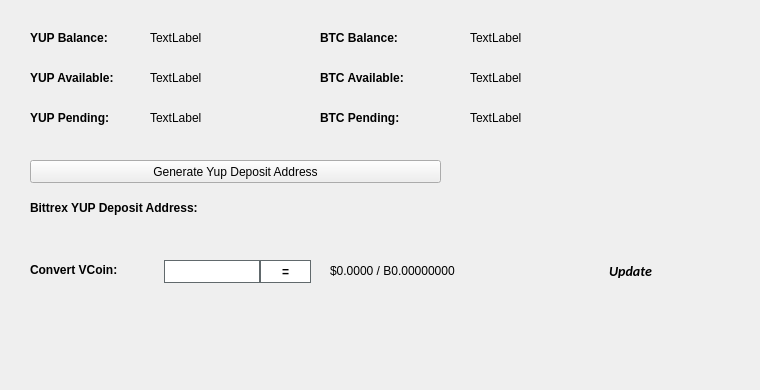
   <widget class="QWidget" name="BalanceTab">
    <attribute name="title">
     <string>Balance</string>
    </attribute>
    <widget class="QLabel" name="BitcoinBalanceLabel">
     <property name="geometry">
      <rect>
       <x>470</x>
       <y>30</y>
       <width>150</width>
       <height>16</height>
      </rect>
     </property>
     <property name="text">
      <string>TextLabel</string>
     </property>
    </widget>
    <widget class="QLabel" name="YUPBalanceLabel">
     <property name="geometry">
      <rect>
       <x>150</x>
       <y>30</y>
       <width>150</width>
       <height>16</height>
      </rect>
     </property>
     <property name="text">
      <string>TextLabel</string>
     </property>
    </widget>
    <widget class="QLabel" name="label_11">
     <property name="geometry">
      <rect>
       <x>30</x>
       <y>30</y>
       <width>101</width>
       <height>16</height>
      </rect>
     </property>
     <property name="font">
      <font>
       <weight>75</weight>
       <bold>true</bold>
      </font>
     </property>
     <property name="text">
      <string>YUP Balance:</string>
     </property>
    </widget>
    <widget class="QLabel" name="label_12">
     <property name="geometry">
      <rect>
       <x>320</x>
       <y>30</y>
       <width>101</width>
       <height>16</height>
      </rect>
     </property>
     <property name="font">
      <font>
       <weight>75</weight>
       <bold>true</bold>
      </font>
     </property>
     <property name="text">
      <string>BTC Balance:</string>
     </property>
    </widget>
    <widget class="QLabel" name="YUPAvailableLabel_2">
     <property name="geometry">
      <rect>
       <x>150</x>
       <y>70</y>
       <width>150</width>
       <height>16</height>
      </rect>
     </property>
     <property name="text">
      <string>TextLabel</string>
     </property>
    </widget>
    <widget class="QLabel" name="label_13">
     <property name="geometry">
      <rect>
       <x>30</x>
       <y>70</y>
       <width>111</width>
       <height>16</height>
      </rect>
     </property>
     <property name="font">
      <font>
       <weight>75</weight>
       <bold>true</bold>
      </font>
     </property>
     <property name="text">
      <string>YUP Available:</string>
     </property>
    </widget>
    <widget class="QLabel" name="label_14">
     <property name="geometry">
      <rect>
       <x>30</x>
       <y>110</y>
       <width>101</width>
       <height>16</height>
      </rect>
     </property>
     <property name="font">
      <font>
       <weight>75</weight>
       <bold>true</bold>
      </font>
     </property>
     <property name="text">
      <string>YUP Pending:</string>
     </property>
    </widget>
    <widget class="QLabel" name="YUPPendingLabel">
     <property name="geometry">
      <rect>
       <x>150</x>
       <y>110</y>
       <width>150</width>
       <height>16</height>
      </rect>
     </property>
     <property name="text">
      <string>TextLabel</string>
     </property>
    </widget>
    <widget class="QLabel" name="label_15">
     <property name="geometry">
      <rect>
       <x>320</x>
       <y>70</y>
       <width>111</width>
       <height>16</height>
      </rect>
     </property>
     <property name="font">
      <font>
       <weight>75</weight>
       <bold>true</bold>
      </font>
     </property>
     <property name="text">
      <string>BTC Available:</string>
     </property>
    </widget>
    <widget class="QLabel" name="BitcoinAvailableLabel">
     <property name="geometry">
      <rect>
       <x>470</x>
       <y>70</y>
       <width>150</width>
       <height>16</height>
      </rect>
     </property>
     <property name="text">
      <string>TextLabel</string>
     </property>
    </widget>
    <widget class="QLabel" name="label_31">
     <property name="geometry">
      <rect>
       <x>320</x>
       <y>110</y>
       <width>111</width>
       <height>16</height>
      </rect>
     </property>
     <property name="font">
      <font>
       <weight>75</weight>
       <bold>true</bold>
      </font>
     </property>
     <property name="text">
      <string>BTC Pending:</string>
     </property>
    </widget>
    <widget class="QLabel" name="BitcoinPendingLabel">
     <property name="geometry">
      <rect>
       <x>470</x>
       <y>110</y>
       <width>150</width>
       <height>16</height>
      </rect>
     </property>
     <property name="text">
      <string>TextLabel</string>
     </property>
    </widget>
    <widget class="QLabel" name="label_33">
     <property name="geometry">
      <rect>
       <x>30</x>
       <y>200</y>
       <width>221</width>
       <height>16</height>
      </rect>
     </property>
     <property name="font">
      <font>
       <weight>75</weight>
       <bold>true</bold>
      </font>
     </property>
     <property name="text">
      <string>Bittrex YUP Deposit Address:</string>
     </property>
    </widget>
    <widget class="QPushButton" name="GenDepositBTN">
     <property name="geometry">
      <rect>
       <x>30</x>
       <y>160</y>
       <width>411</width>
       <height>23</height>
      </rect>
     </property>
     <property name="text">
      <string>Generate Yup Deposit Address</string>
     </property>
     <property name="icon">
      <iconset resource="../yup.qrc">
       <normaloff>:/icons/bitcoin</normaloff>:/icons/bitcoin</iconset>
     </property>
    </widget>
    <widget class="QLabel" name="DepositAddressLabel">
     <property name="geometry">
      <rect>
       <x>200</x>
       <y>200</y>
       <width>261</width>
       <height>16</height>
      </rect>
     </property>
     <property name="palette">
      <palette>
       <active>
        <colorrole role="WindowText">
         <brush brushstyle="SolidPattern">
          <color alpha="255">
           <red>0</red>
           <green>0</green>
           <blue>0</blue>
          </color>
         </brush>
        </colorrole>
        <colorrole role="Text">
         <brush brushstyle="SolidPattern">
          <color alpha="255">
           <red>0</red>
           <green>0</green>
           <blue>255</blue>
          </color>
         </brush>
        </colorrole>
       </active>
       <inactive>
        <colorrole role="WindowText">
         <brush brushstyle="SolidPattern">
          <color alpha="255">
           <red>0</red>
           <green>0</green>
           <blue>0</blue>
          </color>
         </brush>
        </colorrole>
        <colorrole role="Text">
         <brush brushstyle="SolidPattern">
          <color alpha="255">
           <red>0</red>
           <green>0</green>
           <blue>255</blue>
          </color>
         </brush>
        </colorrole>
       </inactive>
       <disabled>
        <colorrole role="WindowText">
         <brush brushstyle="SolidPattern">
          <color alpha="255">
           <red>120</red>
           <green>120</green>
           <blue>120</blue>
          </color>
         </brush>
        </colorrole>
        <colorrole role="Text">
         <brush brushstyle="SolidPattern">
          <color alpha="255">
           <red>120</red>
           <green>120</green>
           <blue>120</blue>
          </color>
         </brush>
        </colorrole>
       </disabled>
      </palette>
     </property>
     <property name="font">
      <font>
       <weight>75</weight>
       <bold>true</bold>
      </font>
     </property>
     <property name="text">
      <string/>
     </property>
     <property name="alignment">
      <set>Qt::AlignRight|Qt::AlignTrailing|Qt::AlignVCenter</set>
     </property>
     <property name="textInteractionFlags">
      <set>Qt::LinksAccessibleByMouse|Qt::TextSelectableByKeyboard|Qt::TextSelectableByMouse</set>
     </property>
    </widget>
    <widget class="QLabel" name="label_8">
     <property name="geometry">
      <rect>
       <x>460</x>
       <y>300</y>
       <width>281</width>
       <height>81</height>
      </rect>
     </property>
     <property name="text">
      <string/>
     </property>
     <property name="pixmap">
      <pixmap>:/images/bittrex</pixmap>
     </property>
    </widget>
    <widget class="QWidget" name="widgetConversion" native="true">
     <property name="geometry">
      <rect>
       <x>0</x>
       <y>250</y>
       <width>751</width>
       <height>43</height>
      </rect>
     </property>
     <property name="minimumSize">
      <size>
       <width>0</width>
       <height>43</height>
      </size>
     </property>
     <property name="styleSheet">
      <string notr="true"/>
     </property>
     <widget class="QPushButton" name="btnUpdateMarketData">
      <property name="geometry">
       <rect>
        <x>575</x>
        <y>0</y>
        <width>111</width>
        <height>41</height>
       </rect>
      </property>
      <property name="sizePolicy">
       <sizepolicy hsizetype="Expanding" vsizetype="Expanding">
        <horstretch>0</horstretch>
        <verstretch>0</verstretch>
       </sizepolicy>
      </property>
      <property name="font">
       <font>
        <family>calibri</family>
        <pointsize>-1</pointsize>
        <weight>75</weight>
        <italic>true</italic>
        <bold>true</bold>
       </font>
      </property>
      <property name="styleSheet">
       <string notr="true">margin:0px;text-align:center;padding:2px;border-radius:3px;font-style:italic;width:100px;font-size:14px;font-family:calibri;font-weight:600;</string>
      </property>
      <property name="text">
       <string>Update</string>
      </property>
      <property name="iconSize">
       <size>
        <width>150</width>
        <height>35</height>
       </size>
      </property>
      <property name="autoDefault">
       <bool>true</bool>
      </property>
      <property name="default">
       <bool>true</bool>
      </property>
     </widget>
     <widget class="QLabel" name="lblConvertVCoin">
      <property name="geometry">
       <rect>
        <x>30</x>
        <y>10</y>
        <width>131</width>
        <height>20</height>
       </rect>
      </property>
      <property name="styleSheet">
       <string notr="true"/>
      </property>
      <property name="text">
       <string>&lt;html&gt;&lt;head/&gt;&lt;body&gt;&lt;p&gt;&lt;span style=&quot; font-weight:600;&quot;&gt;Convert VCoin:&lt;/span&gt;&lt;/p&gt;&lt;/body&gt;&lt;/html&gt;</string>
      </property>
     </widget>
     <widget class="QLineEdit" name="txtConvertVCoinQty">
      <property name="geometry">
       <rect>
        <x>160</x>
        <y>10</y>
        <width>100</width>
        <height>23</height>
       </rect>
      </property>
      <property name="minimumSize">
       <size>
        <width>100</width>
        <height>23</height>
       </size>
      </property>
      <property name="maximumSize">
       <size>
        <width>100</width>
        <height>16777215</height>
       </size>
      </property>
      <property name="styleSheet">
       <string notr="true">border: 1px solid #61696c;margin-left:4px;</string>
      </property>
     </widget>
     <widget class="QPushButton" name="btnConvertYup">
      <property name="geometry">
       <rect>
        <x>260</x>
        <y>10</y>
        <width>51</width>
        <height>23</height>
       </rect>
      </property>
      <property name="minimumSize">
       <size>
        <width>0</width>
        <height>23</height>
       </size>
      </property>
      <property name="styleSheet">
       <string notr="true">border:1px solid #61696c;background:white;font-weight:600;</string>
      </property>
      <property name="text">
       <string>=</string>
      </property>
     </widget>
     <widget class="QLabel" name="lblConvertVCoinResults">
      <property name="geometry">
       <rect>
        <x>330</x>
        <y>0</y>
        <width>201</width>
        <height>41</height>
       </rect>
      </property>
      <property name="styleSheet">
       <string notr="true"/>
      </property>
      <property name="text">
       <string>$0.0000 / B0.00000000</string>
      </property>
     </widget>
     <widget class="QLabel" name="iconOverviewUpdateWait">
      <property name="geometry">
       <rect>
        <x>670</x>
        <y>10</y>
        <width>24</width>
        <height>24</height>
       </rect>
      </property>
      <property name="text">
       <string/>
      </property>
      <property name="pixmap">
       <pixmap resource="../yup.qrc">:/icons/transaction_1</pixmap>
      </property>
      <property name="scaledContents">
       <bool>true</bool>
      </property>
      <property name="alignment">
       <set>Qt::AlignCenter</set>
      </property>
     </widget>
    </widget>
   </widget>
